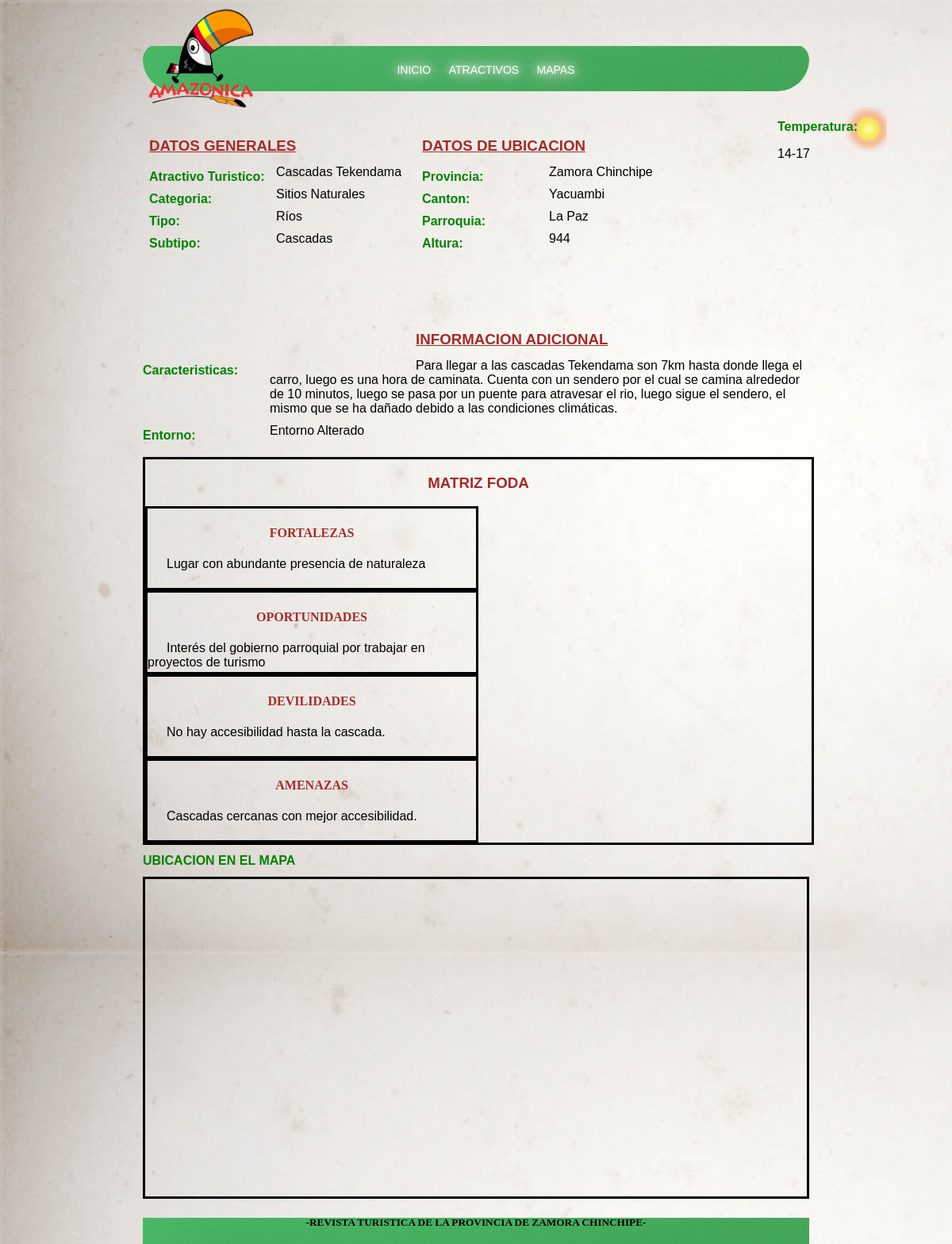
Screenshot of /Turismo/includes/detellatractivo.php?id=2 with the database file from the repository.
### tables this page shows
CREATE TABLE IF NOT EXISTS `Atractivo_Turistico` (
  `ID_Atractivo_Turistico` int(11) NOT NULL AUTO_INCREMENT,
  `Atractivo_Nombre` varchar(150) NOT NULL,
  `Atractivo_lat` varchar(50) DEFAULT NULL,
  `Atractivo_log` varchar(50) DEFAULT NULL,
  `Atractivo_Altura` int(10) DEFAULT NULL,
  `Atractivo_Temperatura` varchar(10) DEFAULT NULL,
  `Atractivo_Pluviometrica` varchar(100) DEFAULT NULL,
  `Atractivo_Caracteristicas` text,
  `Atractivo_Fortalezas` text,
  `Atractivo_Debilidades` text,
  `Atractivo_Ventajas` text,
  `Atractivo_Amenazas` text,
  `Calle` varchar(200) DEFAULT NULL,
  `Numero` int(11) DEFAULT NULL,
  `Transversal` varchar(200) DEFAULT NULL,
  `Conservacion_Usos` text,
  `Concervacion_Estado` varchar(50) DEFAULT NULL,
  `Estado_Conser_Causas` text,
  `Entorno_Estado` text,
  `Esta_Entor_Causas` text,
  PRIMARY KEY (`ID_Atractivo_Turistico`)
);

CREATE TABLE IF NOT EXISTS `Atractivo_Categoria` (
  `ID_Atractivo_Categoria` int(10) NOT NULL AUTO_INCREMENT,
  `A_Categoria` mediumtext,
  `Detalle_A_Categoria` varchar(150) DEFAULT NULL,
  PRIMARY KEY (`ID_Atractivo_Categoria`)
);

CREATE TABLE IF NOT EXISTS `Atractivo_Tipo` (
  `ID_Atrat_tipo` int(10) NOT NULL AUTO_INCREMENT,
  `ID_Atractivo_Categoria` int(10) DEFAULT NULL,
  `Categoria_Tipo` varchar(100) DEFAULT NULL,
  `Descripcion_cat_tipo` varchar(150) DEFAULT NULL,
  PRIMARY KEY (`ID_Atrat_tipo`),
  KEY `FK_Reference_33` (`ID_Atractivo_Categoria`)
);

CREATE TABLE IF NOT EXISTS `Atractivo_Subtipo` (
  `ID_Atractivo_Subtipo` int(10) NOT NULL AUTO_INCREMENT,
  `ID_Atrat_tipo` int(10) DEFAULT NULL,
  `A_Subtipo` varchar(50) DEFAULT NULL,
  `Detalle_A_Subtipo` varchar(100) DEFAULT NULL,
  PRIMARY KEY (`ID_Atractivo_Subtipo`),
  KEY `FK_Reference_34` (`ID_Atrat_tipo`)
);

CREATE TABLE IF NOT EXISTS `Provincia` (
  `ID_Provincia` int(11) NOT NULL,
  `Provincia_Nombre` varchar(100) DEFAULT NULL,
  PRIMARY KEY (`ID_Provincia`)
);

CREATE TABLE IF NOT EXISTS `Canton` (
  `ID_canton` int(11) NOT NULL,
  `Pro_ID_Provincia` int(11) DEFAULT NULL,
  `Canton_Nombre` varchar(150) DEFAULT NULL,
  PRIMARY KEY (`ID_canton`),
  KEY `FK_Reference_7` (`Pro_ID_Provincia`)
);

CREATE TABLE IF NOT EXISTS `Parroquia` (
  `ID_canton` int(11) NOT NULL,
  `ID_Parroquia` int(11) NOT NULL,
  `Parroquia_Nombre` varchar(200) DEFAULT NULL,
  PRIMARY KEY (`ID_Parroquia`),
  KEY `FK_Reference_8` (`ID_canton`)
);

### Turismo/dll/mysql.php (called while the page is built, shortened)
<?php
class DB_mysql
{
	var $servidor;
	var $usuario;
	var $clave;
	var $conexion_id=0;
	var $consulta_id=0;
	function conectar( $dbhost, $dbuser, $dbpass, $dbname){
		if ($dbhost != "") $this -> servidor=$dbhost;
		if ($dbuser != "") $this -> usuario=$dbuser;
		$this ->conexion_id = mysql_connect($this->servidor, $this->usuario, $this->clave);
		return $this->conexion_id;
	}
	function consulta($SQL){
		$this->consulta_id=mysql_query($SQL, $this ->conexion_id);
		return $this->consulta_id;
	}
	function numero_de_campos(){
		return mysql_num_fields($this->consulta_id);
	}
function consulta_lista(){
	while ( $row = mysql_fetch_array($this->consulta_id)) {
		for ($i=0; $i < $this->numero_de_campos() ; $i++) {
			$row[$i];
		}
		return $row;
	}
}
}
?>

### Turismo/includes/detellatractivo.php (the view, shortened to what this page needs)
<?php
include("../dll/config.php");
include("../dll/mysql.php");
?>
<!DOCTYPE html>
<html lang="es">
<head>
    <link href="../css/detellatractivo.css" rel="stylesheet" type="text/css" media="all" />
</head>
<body>
<NAV >
	<section id = "logo">
	<a href="index.php">	<img  src="../images/loro.png" alt="LOGO" /></a>
	</section>
	<section id = "menu_principal">
		<ul>
            <li><a href="../index.php">INICIO</a></li>
            <li><a href="atractivos.php">ATRACTIVOS</a></li>
            <li><a href="mapa.php">MAPAS</a></li>
        </ul>
	</section>
</NAV>
<section id = "contenedor">
<?php
extract($_GET);
$miconexion = new DB_mysql;
$miconexion->conectar( $dbhost, $dbuser, $dbpass, $dbname);
$query= "SELECT aa.`Atractivo_Nombre`,aa.`Atractivo_lat`,aa.`Atractivo_log`,aa.`Atractivo_Altura`,aa.`Atractivo_Temperatura`,
                  aa.`Atractivo_Caracteristicas`,aa.`Atractivo_Fortalezas`,aa.`Atractivo_Debilidades`,aa.`Atractivo_Ventajas`,
                  aa.`Atractivo_Amenazas`,ca.`Canton_Nombre`,pa.`Parroquia_Nombre`,aa.`Entorno_Estado`,po.`Provincia_Nombre`,cc.`A_Categoria`,
                  dd.`Categoria_Tipo`,ee.`A_Subtipo`
                   FROM `Atractivo_Turistico` aa,`Atractivo_Categoria` cc, `Atractivo_Tipo`dd, `Atractivo_Subtipo`ee, `Canton` ca,`Parroquia` pa,
                        `Provincia` po,`Atractivo_Detalle` ad, `Atractivo_Ubicacion` au
                  WHERE aa.`ID_Atractivo_Turistico`=$id and  ad.`ID_Atractivo_Turistico`=$id and cc.`ID_Atractivo_Categoria`= ad.`ID_Atractivo_Categoria`
                        and ad.`ID_Atrat_tipo` = dd.`ID_Atrat_tipo`and ee.`ID_Atractivo_Subtipo`= ad.`ID_Atractivo_Subtipo` and au.`ID_Atractivo_Turistico`=$id and
                        au.`ID_canton` = ca.`ID_canton` and au.`ID_Parroquia` = pa.`ID_Parroquia` and au.`ID_Provincia` = po.`ID_Provincia`;";
$miconexion->consulta($query);
$lista_res=$miconexion->consulta_lista();
?>
	<section id = "datos_generales">
             <H3>DATOS GENERALES</H3>
             <h1>Atractivo Turistico: </h1> <p><?php echo $lista_res[0]; ?></p>
             <h1>Categoria: </h1> <p> <?php echo $lista_res[14]; ?></p>
             <h1>Tipo: </h1>      <p> <?php echo $lista_res[15]; ?></p>
             <h1>Subtipo: </h1>	  <p> <?php echo $lista_res[16]; ?></p>
    </section>
    <section id = "ubicacion">
             <H3>DATOS DE UBICACION</H3>
             <h1>Provincia: </h1> <p> <?php echo $lista_res[13]; ?></p>
             <h1>Canton: </h1>    <p> <?php echo $lista_res[10]; ?></p>
             <h1>Parroquia: </h1> <p> <?php echo $lista_res[11]; ?></p>
             <h1>Altura: </h1>	  <p> <?php echo $lista_res[3]; ?></p>
    </section>
    <section id="temperatura">
             <h1>Temperatura: </h1> <p1>  <?php echo $lista_res[4]; ?></p1>
	</section>
	<section id = "caracteristicas">
             <H3>INFORMACION ADICIONAL</H3>
	         <h1>Caracteristicas: </h1> <p>  <?php echo $lista_res[5]; ?></p>
             <h1>Entorno: </h1> <p>  <?php echo $lista_res[12]; ?></p>
	</section>
	<section id = "foda">
        <H3>MATRIZ FODA</H3>
		<article id = "fortalezas">
			  <h1>FORTALEZAS</h1> <p2>  <?php echo $lista_res[6]; ?></p2>
		</article>
		<article id = "oportunidades">
			  <h1>OPORTUNIDADES</h1> <p2>  <?php echo $lista_res[8]; ?></p2>
		</article>
		<article id = "devilidades">
			  <h1>DEVILIDADES</h1> <p2>  <?php echo $lista_res[7]; ?></p2>
		</article>
		<article id = "amenazas">
			  <h1>AMENAZAS</h1> <p2>  <?php echo $lista_res[9]; ?></p2>
		</article>
	</section>
</section>
<H1> UBICACION EN EL MAPA  </H1>
<section id = "map-canvas">
</section>
<footer>
	<h5>-REVISTA TURISTICA DE LA PROVINCIA DE ZAMORA CHINCHIPE-</h5>
</footer>
</body>
</html>

### Turismo/css/detellatractivo.css (style rules this page uses)
body { width: 70%; height: 100%; margin:0 auto; background-image: url("../img/fondop.jpg"); font-family: Arial,Helvetica,sans-serif; }
#logo { margin-top: 0.5em; margin-left:0.2em; width: 30%; }
#menu_principal { background-image: url("../images/menu.png"); background-repeat:repeat-x; margin-top: -5.1em; padding-bottom: 0.1em; padding-top: 0.1em; border-radius: 45px 45px 95px 95px; text-shadow: 0 0 10px white, 0 0 20px white, 0 0 30px white, 0 0 40px white, 0 0 70px white, 0 0 80px white, 0 0 100px white, 0 0 150px white; }
#menu_principal li { display:inline-block; list-style:none; margin-top: 6px; font-size: 14px; }
#menu_principal ul { text-align: center; margin-left: -15px; }
#menu_principal a { padding-right: 9px; padding-left: 9px; list-style:none; color: white; text-decoration:none; }
h1 { font-size: 1em; color: green; }
h3 { text-decoration: underline; color: brown; }
#contenedor { margin-top: 2.5em; }
#contenedor p { font-size: 1em; margin-left: 10em; margin-top: -2.5em; }
#datos_generales { padding-left: 0.5em; width: 40%; height: 300px; float: left; }
#ubicacion { padding-left: 0.5em; width:40%; height: 300px; display: inline-block; }
#temperatura { margin-top: -20em; margin-left: 50em; width: 20%; height: 60px; display: inline-block; background-image: url("../images/clima.png"); }
#caracteristicas { margin-top: -3.5em; width: 100%; }
#foda { margin-top: 0.5em; width: 100%; border-style: solid; display: inline-block; }
#foda h3 { text-decoration: none; text-align: center; }
#foda article { float: left; width: 49.3%; height: 100px; border-style: solid; }
#foda article h1 { color: brown; text-align: center; font-family: cursive; }
#foda article p2 { margin-left: 1.5em; font-size: 1em; }
#map-canvas { height: 50%; margin: 0px; padding: 0px; border-style: solid; }
footer { font-family: cursive; margin-top: 0.5em; width: 100%; height: 35px; background-image: url("../images/menu.png"); text-align: center; }

### rows the page displays
atractivo_turistico: Atractivo_Nombre "Cascadas Tekendama", atractivo_categoria.A_Categoria "Sitios Naturales", atractivo_tipo.Categoria_Tipo "Ríos", atractivo_subtipo.A_Subtipo "Cascadas", provincia.Provincia_Nombre "Zamora Chinchipe", canton.Canton_Nombre "Yacuambi", parroquia.Parroquia_Nombre "La Paz", Atractivo_Altura "944", Atractivo_Temperatura "14-17", Atractivo_Caracteristicas "Para llegar a las cascadas Tekendama son 7km hasta donde llega el carro, luego es una hora de caminata. Cuenta con un sendero por el cual se camina alrededor de 10 minutos, luego se pasa por un puente para atravesar el rio, luego sigue el sendero, el mismo que se ha dañado debido a las condiciones climáticas.", Entorno_Estado "Entorno Alterado", Atractivo_Fortalezas "Lugar con abundante presencia de naturaleza", Atractivo_Ventajas "Interés del gobierno parroquial por trabajar en proyectos de turismo", Atractivo_Debilidades "No hay accesibilidad hasta la cascada.", Atractivo_Amenazas "Cascadas cercanas con mejor accesibilidad."
